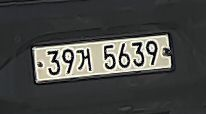
#> input picture 39거5639-2.jpg, 206 x 114 px
$ python findNumber.py
#> lines starting #> are read from the running program, lines starting #| are printed output that depends on the picture; after the words box and inside, x2 and y2 are one past the last pixel; in counts of white or black regions, pixels touching at a corner belong together
# https://velog.io/@mactto3487/%ED%94%84%EB%A1%9C%EC%A0%9D%ED%8A%B8-OpenCV-%EC%9E%90%EB%8F%99%EC%B0%A8-%EB%B2%88%ED%98%B8%ED%8C%90-%EC%9D%B8%EC%8B%9D#1-%EB%9D%BC%EC%9D%B4%EB%B8%8C%EB%9F%AC%EB%A6%AC-%ED%98%B8%EC%B6%9C
import cv2
import numpy as np
import matplotlib.pyplot as plt
import pytesseract
plt.style.use('dark_background')

img_ori = cv2.imread('39거5639-2.jpg')
#> img_ori is the input picture: shape (114, 206, 3); mean B, G, R 69.3, 71.8, 70.9

height, width, channel = img_ori.shape
#> height = 114; width = 206; channel = 3

print(height, width, channel)
#| 114 206 3

gray = cv2.cvtColor(img_ori, cv2.COLOR_BGR2GRAY)

hsv = cv2.cvtColor(img_ori, cv2.COLOR_BGR2HSV)
#> hsv: shape (114, 206, 3); mean H, S, V 76.2, 20.3, 73.1
gray = hsv[:, :, 2]

img_thresh = cv2.adaptiveThreshold(
    gray,
    maxValue=255.0,
    adaptiveMethod=cv2.ADAPTIVE_THRESH_GAUSSIAN_C,
    thresholdType=cv2.THRESH_BINARY_INV,
    blockSize=19,
    C=9
)
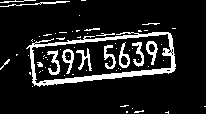
#> img_thresh: shape (114, 206); 12.1% white; 68 white regions (53 under 20 px), largest, box (x1, y1, x2, y2) and area: (26, 32, 176, 87) 1524, (47, 50, 60, 75) 137, (104, 45, 116, 69) 129

img_blurred = cv2.GaussianBlur(gray, ksize=(5, 5), sigmaX=0)
img_blur_thresh = cv2.adaptiveThreshold(
    img_blurred,
    maxValue=255.0,
    adaptiveMethod=cv2.ADAPTIVE_THRESH_GAUSSIAN_C,
    thresholdType=cv2.THRESH_BINARY_INV,
    blockSize=19,
    C=9
)
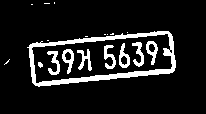
#> img_blur_thresh: shape (114, 206); 11.2% white; 19 white regions (10 under 20 px)
#사진의 윤곽선 따기
contours, _ = cv2.findContours(
    img_blur_thresh,
    mode=cv2.RETR_LIST,
    method=cv2.CHAIN_APPROX_SIMPLE
)
#> contours = 24 contours, 12 with area under 20; largest, box (x1, y1, x2, y2) and area: (27, 31, 176, 87) 6032, (31, 33, 173, 84) 4784, (62, 49, 74, 74) 150, (119, 43, 130, 68) 146, (146, 41, 158, 65) 142
#사각형의 형태로 그려내기
temp_result = np.zeros((height, width, channel), dtype=np.uint8)

contours_dict = []

for contour in contours:
    x, y, w, h = cv2.boundingRect(contour)
    # cv2.rectangle(temp_result, pt1=(x,y), pt2=(x+w, y+h), color=(255,255,255), thickness=2)

    contours_dict.append({
        'contour': contour,
        'x': x,
        'y': y,
        'w': w,
        'h': h,
        'cx': x + (w / 2),
        'cy': y + (h / 2)
    })
#> this loop made 24 passes
#> (x, y, w, h) on passes 1 to 12: (38, 62, 5, 6), (4, 59, 6, 6), (120, 55, 8, 11), (64, 51, 8, 10), (47, 51, 13, 24), (169, 49, 4, 5), (77, 49, 15, 22), (62, 49, 12, 25), (104, 45, 12, 24), (148, 43, 8, 10), (119, 43, 11, 25), (132, 42, 12, 25)
#> (contour, x, y, w, h) on passes 14, 15, 18, 22, 23, 24: ([[47, 40], [48, 40]], 47, 40, 2, 1), ([[85, 36], [87, 36]], 85, 36, 3, 1), ([[104, 34], [105, 34]], 104, 34, 2, 1), ([[31, 4], [32, 4]], 31, 4, 2, 1), ([[44, 3], [49, 3]], 44, 3, 6, 1), ([[54, 2], [54, 3]], 54, 2, 1, 2)
#> after the loop, contours_dict = 24 items

#번호판 글자 추려내기
MIN_AREA = 80
MIN_WIDTH, MIN_HEIGHT=2, 8
MIN_RATIO, MAX_RATIO = 0.25, 1.0

possible_contours = []

cnt = 0
for d in contours_dict:
    area = d['w'] * d['h']
    ratio = d['w'] / d['h']

    if area > MIN_AREA \
    and d['w'] > MIN_WIDTH and d['h'] > MIN_HEIGHT \
    and MIN_RATIO < ratio < MAX_RATIO:
        d['idx'] = cnt
        cnt += 1
        possible_contours.append(d)
#> this loop made 24 passes
#> (area, ratio) on passes 1 to 12: (30, 0.833), (36, 1), (88, 0.727), (80, 0.8), (312, 0.542), (20, 0.8), (330, 0.682), (300, 0.48), (288, 0.5), (80, 0.8), (275, 0.44), (300, 0.48)
#> after the loop, cnt = 8; possible_contours = 8 items

temp_result = np.zeros((height, width, channel), dtype = np.uint8)

for d in possible_contours:
    cv2.rectangle(temp_result, pt1=(d['x'], d['y']), pt2=(d['x']+d['w'], d['y']+d['h']), color=(255, 255, 255), thickness=2)
#> this loop made 8 passes
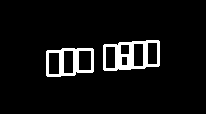
#> temp_result: shape (114, 206, 3); 6.4% white; 2 white regions, box (x1, y1, x2, y2) and area: (103, 40, 160, 71) 869, (46, 48, 94, 77) 630


#번호판의 특성 기준 강화
MAX_DIAG_MULTIPLYER = 5
MAX_ANGLE_DIFF = 12.0
MAX_AREA_DIFF = 0.5
MAX_WIDTH_DIFF = 0.8
MAX_HEIGHT_DIFF = 0.2
MIN_N_MATCHED = 3

def find_chars(contour_list):
    matched_result_idx = []

    for d1 in contour_list:
        matched_contours_idx = []
        for d2 in contour_list:
            if d1['idx'] == d2['idx']:
                continue

            dx = abs(d1['cx'] - d2['cx'])
            dy = abs(d1['cy'] - d2['cy'])

            diagonal_length1 = np.sqrt(d1['w'] ** 2 + d1['h'] ** 2)

            distance = np.linalg.norm(np.array([d1['cx'], d1['cy']]) - np.array([d2['cx'], d2['cy']]))
            if dx == 0:
                angle_diff = 90
            else:
                angle_diff = np.degrees(np.arctan(dy / dx))
            area_diff = abs(d1['w'] * d1['h'] - d2['w'] * d2['h']) / (d1['w'] * d1['h'])
            width_diff = abs(d1['w'] - d2['w']) / d1['w']
            height_diff = abs(d1['h'] - d2['h']) / d1['h']

            if distance < diagonal_length1 * MAX_DIAG_MULTIPLYER \
            and angle_diff < MAX_ANGLE_DIFF and area_diff < MAX_AREA_DIFF \
            and width_diff < MAX_WIDTH_DIFF and height_diff < MAX_HEIGHT_DIFF:
                matched_contours_idx.append(d2['idx'])

        matched_contours_idx.append(d1['idx'])

        if len(matched_contours_idx) < MIN_N_MATCHED:
            continue

        matched_result_idx.append(matched_contours_idx)

        unmatched_contour_idx = []
        for d4 in contour_list:
            if d4['idx'] not in matched_contours_idx:
                unmatched_contour_idx.append(d4['idx'])

        unmatched_contour = np.take(possible_contours, unmatched_contour_idx)

        recursive_contour_list = find_chars(unmatched_contour)

        for idx in recursive_contour_list:
            matched_result_idx.append(idx)

        break
#> this loop made 2 passes
#> after the loop, matched_result_idx = [[2, 3, 4, 5, 6, 7, 1]]

    return matched_result_idx

result_idx = find_chars(possible_contours)
#> result_idx = [[2, 3, 4, 5, 6, 7, 1]]

matched_result = []
for idx_list in result_idx:
    matched_result.append(np.take(possible_contours, idx_list))
#> this loop made 1 pass
#> after the loop, matched_result = 1 item

temp_result = np.zeros((height, width, channel), dtype=np.uint8)
#> temp_result: shape (114, 206, 3); every value is 0

for r in matched_result:
    for d in r:
        cv2.rectangle(temp_result, pt1=(d['x'], d['y']), pt2=(d['x']+d['w'], d['y']+d['h']), color=(255,255,255), thickness=2)
#> this loop made 1 pass
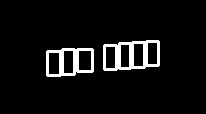
#> temp_result: shape (114, 206, 3); 6.1% white; 2 white regions, box (x1, y1, x2, y2) and area: (103, 40, 160, 71) 805, (46, 48, 94, 77) 630

#번호판 정방향화
PLATE_WIDTH_PADDING = 1.3 # 1.3
PLATE_HEIGHT_PADDING = 1.5 # 1.5
MIN_PLATE_RATIO = 3
MAX_PLATE_RATIO = 10

plate_imgs = []
plate_infos = []

for i, matched_chars in enumerate(matched_result):
    sorted_chars = sorted(matched_chars, key=lambda x: x['cx'])

    plate_cx = (sorted_chars[0]['cx'] + sorted_chars[-1]['cx']) / 2
    plate_cy = (sorted_chars[0]['cy'] + sorted_chars[-1]['cy']) / 2

    plate_width = (sorted_chars[-1]['x'] + sorted_chars[-1]['w'] - sorted_chars[0]['x']) * PLATE_WIDTH_PADDING

    sum_height = 0
    for d in sorted_chars:
        sum_height += d['h']

    plate_height = int(sum_height / len(sorted_chars) * PLATE_HEIGHT_PADDING)

    triangle_height = sorted_chars[-1]['cy'] - sorted_chars[0]['cy']
    triangle_hypotenus = np.linalg.norm(
        np.array([sorted_chars[0]['cx'], sorted_chars[0]['cy']]) -
        np.array([sorted_chars[-1]['cx'], sorted_chars[-1]['cy']])
    )

    angle = np.degrees(np.arcsin(triangle_height / triangle_hypotenus))

    rotation_matrix = cv2.getRotationMatrix2D(center=(plate_cx, plate_cy), angle=angle, scale=1.0)

    img_rotated = cv2.warpAffine(img_thresh, M=rotation_matrix, dsize=(width, height))

    img_cropped = cv2.getRectSubPix(
        img_rotated,
        patchSize=(int(plate_width), int(plate_height)),
        center=(int(plate_cx), int(plate_cy))
    )

    if img_cropped.shape[1] / img_cropped.shape[0] < MIN_PLATE_RATIO or img_cropped.shape[1] / img_cropped.shape[0] < MIN_PLATE_RATIO > MAX_PLATE_RATIO:
        continue

    plate_imgs.append(img_cropped)
    plate_infos.append({
        'x': int(plate_cx - plate_width / 2),
        'y': int(plate_cy - plate_height / 2),
        'w': int(plate_width),
        'h': int(plate_height)
    })

    plt.subplot(len(matched_result), 1, i+1)
    plt.imshow(img_cropped, cmap='gray')
#> this loop made 1 pass
#> (plate_cx, plate_cy, plate_width, plate_height, triangle_height, triangle_hypotenus, angle) on pass 1: (102.8, 58, 144.3, 36, -10, 99.01, -5.8)
#> pass 1, `img_cropped = cv2.getRectSubPix( img_rotated, patchSize=(int(plate_wid..`:
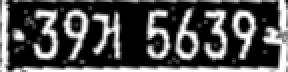
#> img_cropped: shape (36, 144) (shown 2 times larger); min 0, max 255, mean 78.6
#> after the loop, plate_imgs = 1 item; plate_infos = 1 item


#번호판 선별을 못할경우 후보군
longest_idx, longest_text = -1, 0
plate_chars = []

for i, plate_img in enumerate(plate_imgs):
    plate_img = cv2.resize(plate_img, dsize=(0, 0), fx=1.6, fy=1.6)
    _, plate_img = cv2.threshold(plate_img, thresh=0.0, maxval=255.0, type=cv2.THRESH_BINARY | cv2.THRESH_OTSU)

    # find contours again (same as above)
    contours, _ = cv2.findContours(plate_img, mode=cv2.RETR_LIST, method=cv2.CHAIN_APPROX_SIMPLE)

    plate_min_x, plate_min_y = plate_img.shape[1], plate_img.shape[0]
    plate_max_x, plate_max_y = 0, 0

    for contour in contours:
        x, y, w, h = cv2.boundingRect(contour)

        area = w * h
        ratio = w / h

        if area > MIN_AREA \
        and w > MIN_WIDTH and h > MIN_HEIGHT \
        and MIN_RATIO < ratio < MAX_RATIO:
            if x < plate_min_x:
                plate_min_x = x
            if y < plate_min_y:
                plate_min_y = y
            if x + w > plate_max_x:
                plate_max_x = x + w
            if y + h > plate_max_y:
                plate_max_y = y + h

    img_result = plate_img[plate_min_y:plate_max_y, plate_min_x:plate_max_x]
#> this loop made 1 pass
#> pass 1, `_, plate_img = cv2.threshold(plate_img, thresh=0.0, maxval=255.0, type..`:
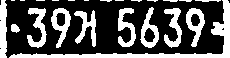
#> plate_img: shape (58, 230); 33.6% white; 23 white regions (11 under 20 px), largest, box (x1, y1, x2, y2) and area: (9, 0, 230, 58) 1388, (27, 8, 47, 48) 382, (0, 0, 7, 58) 365
#> pass 1, `img_result = plate_img[plate_min_y:plate_max_y, plate_min_x:plate_max_x]`:
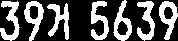
#> img_result: shape (41, 178); 34.3% white; 7 white regions, largest, box (x1, y1, x2, y2) and area: (0, 1, 20, 41) 382, (91, 1, 109, 40) 363, (47, 3, 69, 40) 363


plt.show()
